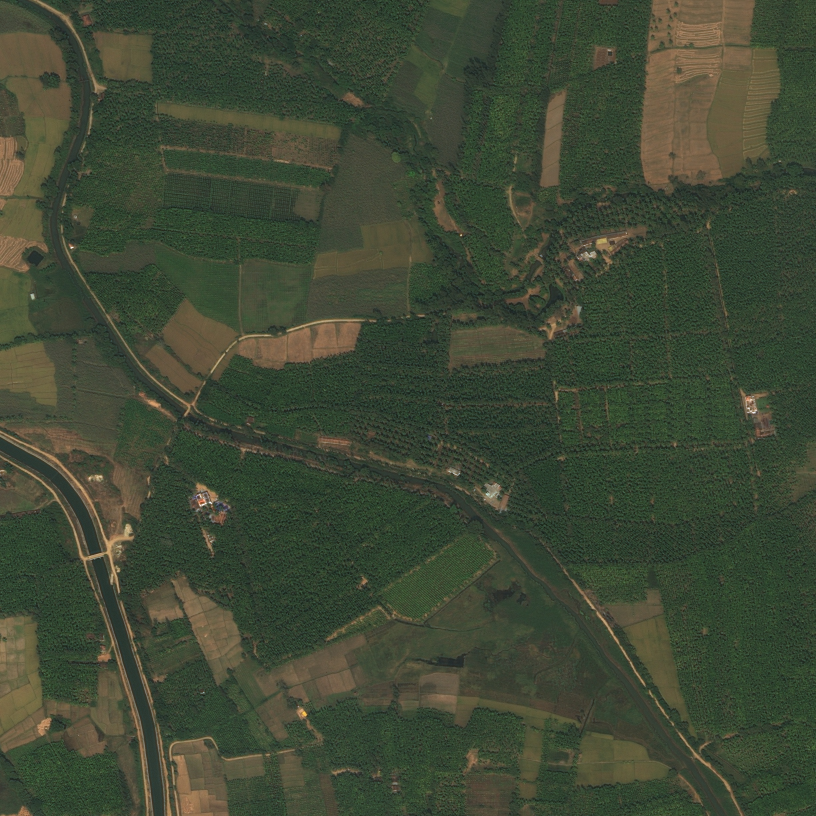
#> input picture data/images/2cru.jpg, 2448 x 2448 px (shown at 1/3 size); its folder holds only this picture in this run
$ python -i utils.py   (imports and definitions only)
#> lines starting #> are read from the running program, lines starting #| are printed output that depends on the picture; after the words box and inside, x2 and y2 are one past the last pixel; in counts of white or black regions, pixels touching at a corner belong together
import json
import random
import shutil
from collections import defaultdict
from pathlib import Path
from typing import Dict, Iterable, List, Tuple

import cv2
import numpy as np
from PIL import Image
import tensorflow as tf

CLASS_NAMES = ["aprovar", "rejeitar", "revisar"]
IMG_SIZE = (224, 224)
VALIDATION_SPLIT = 0.2
RANDOM_SEED = 42


def ensure_rgb_pil(image: Image.Image) -> Image.Image:
    return image.convert("RGB")


def load_image_pil(image_path: str | Path) -> Image.Image:
    return ensure_rgb_pil(Image.open(image_path))


def pil_or_array_to_rgb_array(image: Image.Image | np.ndarray) -> np.ndarray:
    if isinstance(image, np.ndarray):
        array = image.astype(np.uint8)
        if array.ndim == 2:
            return np.stack([array, array, array], axis=-1)
        if array.shape[-1] == 4:
            return np.asarray(Image.fromarray(array, mode="RGBA").convert("RGB"), dtype=np.uint8)
        return array[:, :, :3]
    return np.asarray(ensure_rgb_pil(image), dtype=np.uint8)


# [9 lines left out: function prepare_image_for_model, not called in this run]


def split_side_by_side_image(image: Image.Image | np.ndarray) -> tuple[np.ndarray, np.ndarray]:
    rgb = pil_or_array_to_rgb_array(image)
    _height, width = rgb.shape[:2]
#> width = 2448
    mid = max(1, width // 2)
#> mid = 1224
    left = rgb[:, :mid]
    right = rgb[:, mid:]
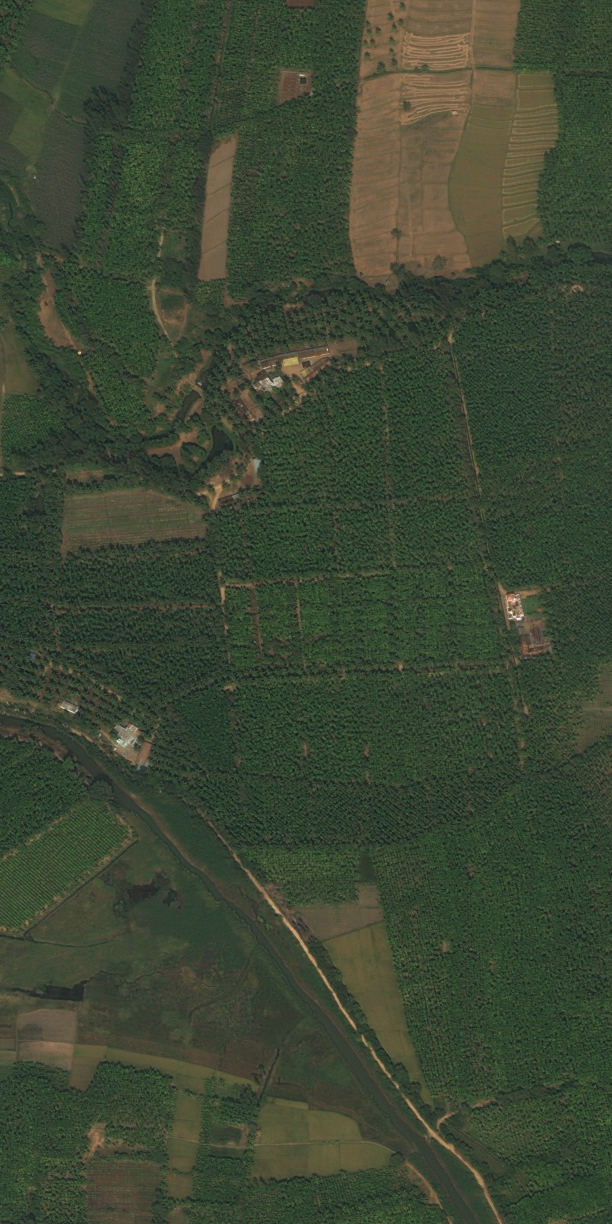
#> right: shape (2448, 1224, 3) (shown at 1/2 size); mean R, G, B 60.6, 70.9, 51.5
    if right.size == 0:
        right = left.copy()
    return left, right


def estimate_non_satellite_score(image: Image.Image | np.ndarray) -> Dict[str, float | bool]:
    original_half, _ = split_side_by_side_image(image)
    resized = cv2.resize(original_half, (224, 224), interpolation=cv2.INTER_AREA)
    gray = cv2.cvtColor(resized, cv2.COLOR_RGB2GRAY)

    border = np.concatenate(
        [
            gray[:24, :].ravel(),
            gray[-24:, :].ravel(),
            gray[:, :24].ravel(),
            gray[:, -24:].ravel(),
        ]
    )
    center = gray[56:168, 56:168]
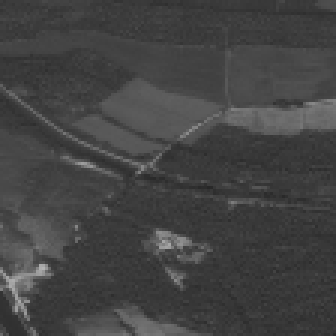
#> center: shape (112, 112) (shown 3 times larger); min 39, max 179, mean 67
    upper_half = gray[:112, :]
    lower_half = gray[112:, :]
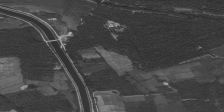
#> lower_half: shape (112, 224); min 39, max 179, mean 69.5

    border_std = float(np.std(border) / 255.0)
#> border_std = 0.0653
    center_std = float(np.std(center) / 255.0)
#> center_std = 0.0612
    border_mean = float(np.mean(border) / 255.0)
#> border_mean = 0.278
    white_ratio = float(np.mean(gray > 235))
#> white_ratio = 0

    edges = cv2.Canny(gray, 80, 160)
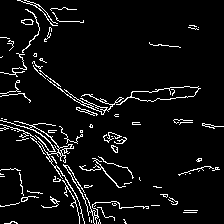
#> edges: shape (224, 224); 5.8% white in thin lines or dots
    edge_density = float(np.mean(edges > 0))
#> edge_density = 0.0584
    upper_edge_density = float(np.mean(cv2.Canny(upper_half, 80, 160) > 0))
#> upper_edge_density = 0.043
    lower_edge_density = float(np.mean(cv2.Canny(lower_half, 80, 160) > 0))
#> lower_edge_density = 0.0739

    rgb = resized.astype(np.float32)
    border_rgb = np.concatenate(
        [
            rgb[:24, :, :].reshape(-1, 3),
            rgb[-24:, :, :].reshape(-1, 3),
            rgb[:, :24, :].reshape(-1, 3),
            rgb[:, -24:, :].reshape(-1, 3),
        ],
        axis=0,
    )
    center_rgb = rgb[56:168, 56:168, :].reshape(-1, 3)
    border_rgb_mean = border_rgb.mean(axis=0)
#> border_rgb_mean = [68.3, 75.35, 55.18]
    center_rgb_mean = center_rgb.mean(axis=0)
#> center_rgb_mean = [62.66, 72.04, 52.74]
    color_gap = float(np.linalg.norm(center_rgb_mean - border_rgb_mean) / (255.0 * np.sqrt(3.0)))
#> color_gap = 0.0158

    distance_map = np.linalg.norm(rgb - border_rgb_mean.reshape(1, 1, 3), axis=2)
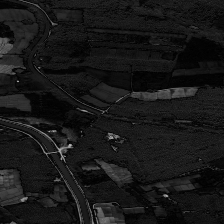
#> distance_map: shape (224, 224) float32; min 0.496, max 185.1, mean 24.1
    foreground_mask = distance_map > 45.0
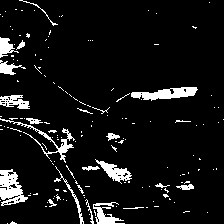
#> foreground_mask: shape (224, 224) bool; 7.9% white; 158 white regions (135 under 20 px), largest, box (x1, y1, x2, y2) and area: (0, 169, 28, 206) 592, (131, 87, 198, 101) 524, (0, 118, 75, 163) 399
    center_foreground_ratio = float(np.mean(foreground_mask[56:168, 56:168]))
#> center_foreground_ratio = 0.0635
    border_foreground_ratio = float(
        np.mean(
            np.concatenate(
                [
                    foreground_mask[:24, :].ravel(),
                    foreground_mask[-24:, :].ravel(),
                    foreground_mask[:, :24].ravel(),
                    foreground_mask[:, -24:].ravel(),
                ]
            )
        )
    )
#> border_foreground_ratio = 0.0922

    edge_mask = (edges > 0).astype(np.uint8) * 255
    edge_mask = cv2.dilate(edge_mask, np.ones((3, 3), np.uint8), iterations=1)
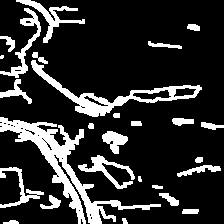
#> edge_mask: shape (224, 224); 18% white; 27 white regions (1 under 20 px)
    contours, _ = cv2.findContours(edge_mask, cv2.RETR_EXTERNAL, cv2.CHAIN_APPROX_SIMPLE)
#> contours = 27 contours, 3 with area under 20; largest, box (x1, y1, x2, y2) and area: (0, 117, 161, 224) 2778, (31, 60, 202, 117) 1825, (16, 0, 85, 43) 478, (0, 8, 41, 78) 476, (78, 155, 135, 189) 431
    largest_center_contour_ratio = 0.0
    for contour in contours:
        area = cv2.contourArea(contour)
        if area < 250:
            continue
        x, y, w, h = cv2.boundingRect(contour)
        cx = (x + w / 2.0) / 224.0
        cy = (y + h / 2.0) / 224.0
        ratio = area / float(224 * 224)
        if 0.2 <= cx <= 0.8 and 0.2 <= cy <= 0.9:
            largest_center_contour_ratio = max(largest_center_contour_ratio, float(ratio))
#> this loop made 27 passes
#> (area, x, y, w, h, cx, cy, ratio) on passes 11, 12, 17, 20: (431, 78, 155, 57, 34, 0.475, 0.768, 0.00859), (298.5, 102, 131, 26, 23, 0.513, 0.636, 0.00595), (2777.5, 0, 117, 161, 107, 0.359, 0.761, 0.0554), (1825, 31, 60, 171, 57, 0.52, 0.395, 0.0364)
#> area on passes 1, 3, 4, 5, 6, 9: 30, 61, 111.5, 101, 23, 163

    score = 0.0
    if white_ratio > 0.35:
        score += 0.30
    if border_mean > 0.72 and border_std < 0.08:
        score += 0.20
    if center_std > border_std * 1.8:
        score += 0.10
    if edge_density < 0.08:
        score += 0.10
    if color_gap > 0.18:
        score += 0.15
    if center_foreground_ratio > max(0.18, border_foreground_ratio * 1.8):
        score += 0.20
    if lower_edge_density > max(0.12, upper_edge_density * 1.6):
        score += 0.15
    if 0.05 < largest_center_contour_ratio < 0.55:
        score += 0.15

    score = float(np.clip(score, 0.0, 1.0))
    return {
        "score": score,
        "white_ratio": white_ratio,
        "border_mean": border_mean,
        "border_std": border_std,
        "center_std": center_std,
        "edge_density": edge_density,
        "upper_edge_density": upper_edge_density,
        "lower_edge_density": lower_edge_density,
        "color_gap": color_gap,
        "center_foreground_ratio": center_foreground_ratio,
        "border_foreground_ratio": border_foreground_ratio,
        "largest_center_contour_ratio": largest_center_contour_ratio,
        "is_likely_non_satellite": score >= 0.55,
    }


# [5 lines left out: function save_classes_json, not called in this run]


def load_classes_json(input_path: str | Path) -> Dict[int, str]:
    data = json.loads(Path(input_path).read_text(encoding="utf-8"))
    return {int(idx): name for idx, name in data.items()}


# [117 lines left out: functions count_images_by_class, _collect_class_files, split_dataset_if_needed, build_datasets_from_directory, summarize_split_counts, not called in this run]

>>> import cv2
>>> picture = cv2.cvtColor(cv2.imread('../../data/images/2cru.jpg'), cv2.COLOR_BGR2RGB)
>>> result = estimate_non_satellite_score(picture)
#> result = 13 items

$ run again, on data/images/3cru.jpg
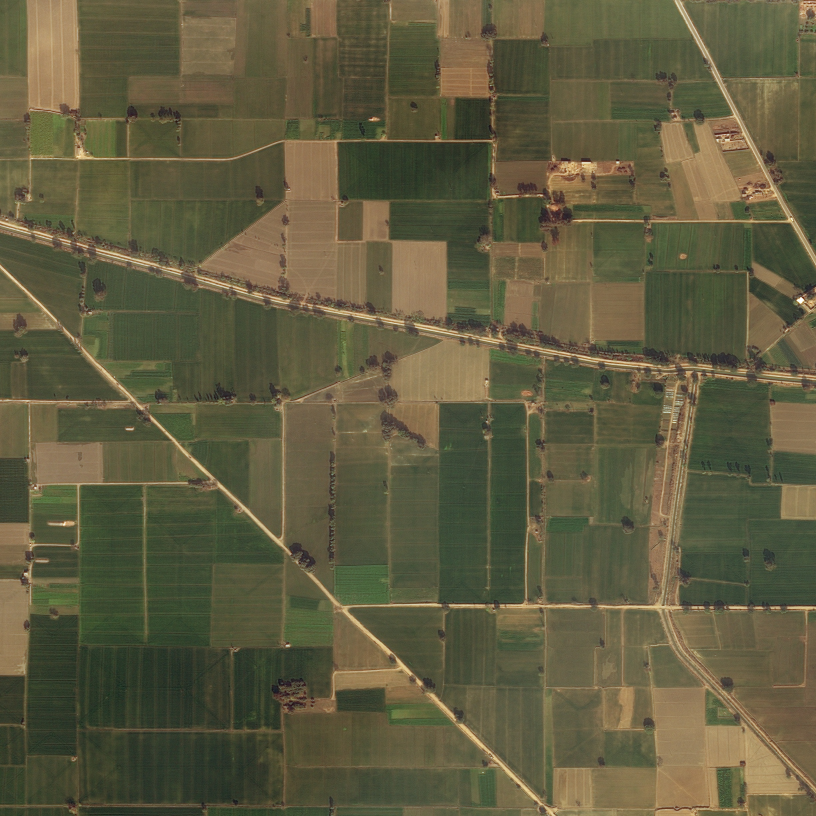
#> input picture data/images/3cru.jpg, 2448 x 2448 px (shown at 1/3 size)
#> border_std = 0.0989
#> center_std = 0.0764
#> border_mean = 0.339
#> white_ratio = 0
#> in estimate_non_satellite_score, `edges = cv2.Canny(gray, 80, 160)`:
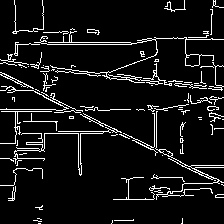
#> edges: shape (224, 224); 8.1% white in thin lines or dots
#> edge_density = 0.0809
#> upper_edge_density = 0.0917
#> lower_edge_density = 0.0686
#> border_rgb_mean = [92.81, 88.08, 61.38]
#> center_rgb_mean = [89.54, 89.53, 62.4]
#> color_gap = 0.00843
#> foreground_mask: shape (224, 224) bool; 26.9% white; 165 white regions (135 under 20 px), largest, box (x1, y1, x2, y2) and area: (15, 169, 148, 224) 4695, (109, 38, 213, 85) 2166, (14, 0, 44, 33) 875
#> center_foreground_ratio = 0.126
#> border_foreground_ratio = 0.304
#> in estimate_non_satellite_score, `edge_mask = cv2.dilate(edge_mask, np.ones((3, 3), np.uint8), iteration..`:
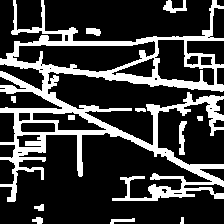
#> edge_mask: shape (224, 224); 23.4% white; 12 white regions
#> contours = 11 contours, 2 with area under 20; largest, box (x1, y1, x2, y2) and area: (0, 0, 224, 202) 15225, (179, 121, 187, 155) 127, (163, 0, 187, 13) 117, (86, 28, 101, 36) 74, (110, 218, 135, 224) 54
#> the loop in estimate_non_satellite_score, `for contour in contours:` made 11 passes
#> (area, x, y, w, h, cx, cy, ratio) on pass 11: (15225, 0, 0, 224, 202, 0.5, 0.451, 0.303)
#> result = 13 items

$ run again, on data/images/4cru.jpg
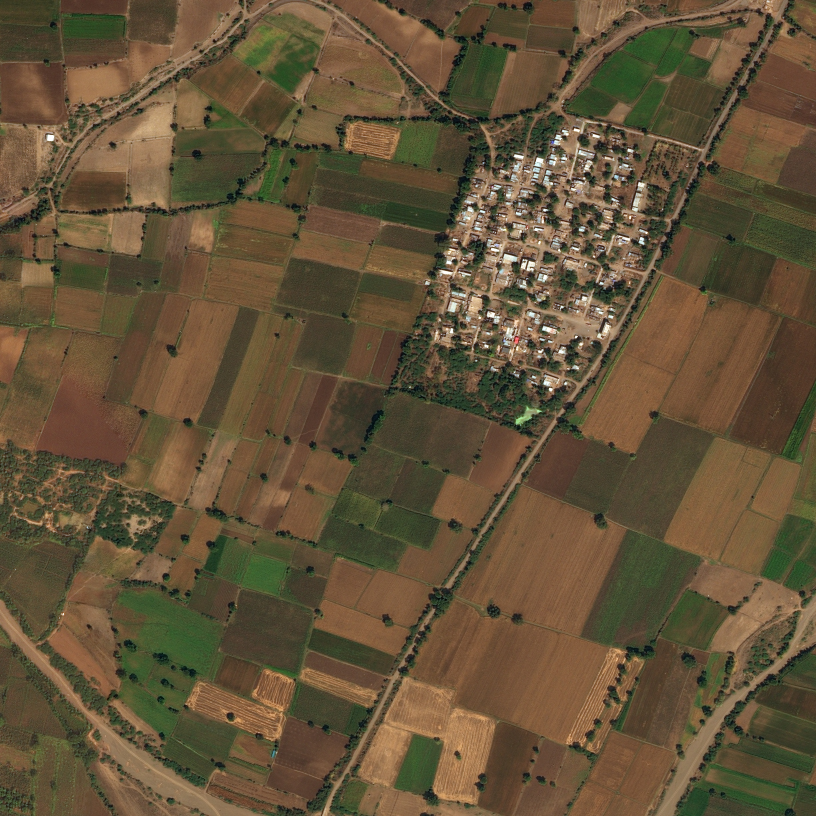
#> input picture data/images/4cru.jpg, 2448 x 2448 px (shown at 1/3 size)
#> border_std = 0.0865
#> center_std = 0.0644
#> border_mean = 0.336
#> white_ratio = 5.98e-05
#> in estimate_non_satellite_score, `edges = cv2.Canny(gray, 80, 160)`:
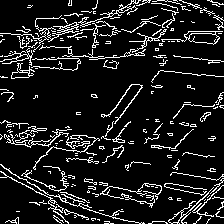
#> edges: shape (224, 224); 11.4% white in thin lines or dots
#> edge_density = 0.114
#> upper_edge_density = 0.11
#> lower_edge_density = 0.119
#> border_rgb_mean = [101, 83.4, 56.9]
#> center_rgb_mean = [100.1, 81.79, 54.46]
#> color_gap = 0.00689
#> foreground_mask: shape (224, 224) bool; 20.8% white; 491 white regions (436 under 20 px), largest, box (x1, y1, x2, y2) and area: (15, 7, 118, 71) 1708, (0, 165, 141, 224) 901, (193, 186, 224, 224) 511
#> center_foreground_ratio = 0.12
#> border_foreground_ratio = 0.254
#> in estimate_non_satellite_score, `edge_mask = cv2.dilate(edge_mask, np.ones((3, 3), np.uint8), iteration..`:
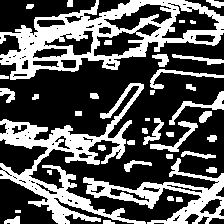
#> edge_mask: shape (224, 224); 34.6% white; 39 white regions (3 under 20 px)
#> contours = 36 contours, 4 with area under 20; largest, box (x1, y1, x2, y2) and area: (0, 0, 224, 80) 10010, (0, 83, 146, 224) 4874, (83, 158, 224, 224) 2750, (169, 91, 224, 125) 288, (150, 121, 198, 152) 269
#> the loop in estimate_non_satellite_score, `for contour in contours:` made 36 passes
#> (area, x, y, w, h, cx, cy, ratio) on passes 9, 17, 28: (2750.5, 83, 158, 141, 66, 0.685, 0.853, 0.0548), (269, 150, 121, 48, 31, 0.777, 0.609, 0.00536), (4874, 0, 83, 146, 141, 0.326, 0.685, 0.0971)
#> result = 13 items

$ run again, on data/images/5cru.jpg
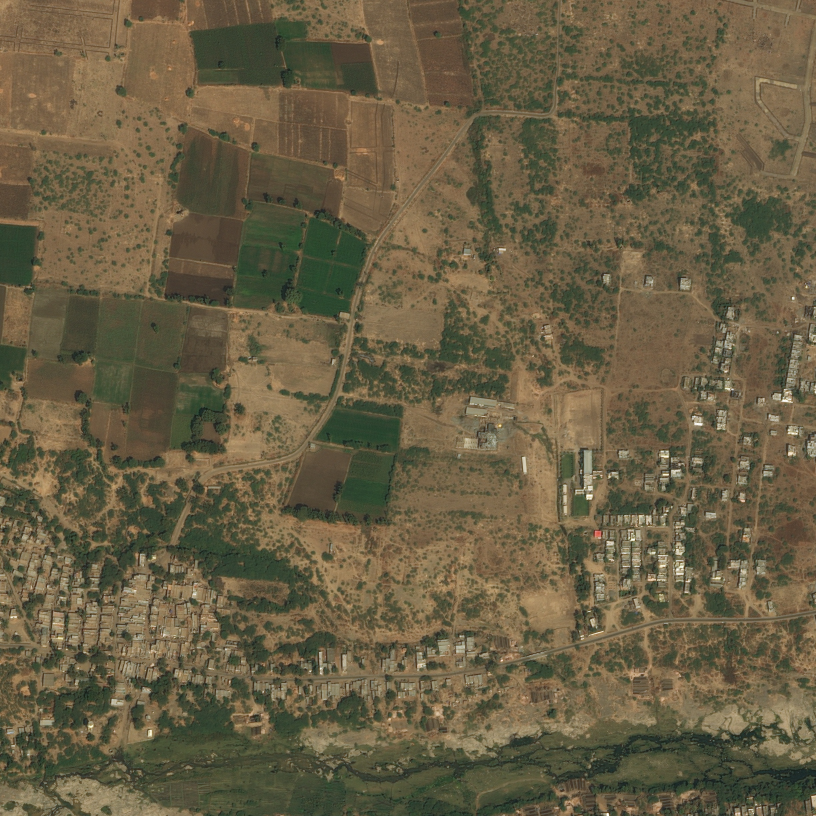
#> input picture data/images/5cru.jpg, 2448 x 2448 px (shown at 1/3 size)
#> border_std = 0.0849
#> center_std = 0.0904
#> border_mean = 0.364
#> white_ratio = 0
#> edges: shape (224, 224); 16.8% white in thin lines or dots
#> edge_density = 0.168
#> upper_edge_density = 0.093
#> lower_edge_density = 0.242
#> border_rgb_mean = [103, 92.9, 66.61]
#> center_rgb_mean = [96.71, 88.89, 63.85]
#> color_gap = 0.018
#> foreground_mask: shape (224, 224) bool; 30.9% white; 805 white regions (707 under 20 px), largest, box (x1, y1, x2, y2) and area: (130, 56, 202, 88) 1305, (106, 6, 183, 24) 847, (175, 110, 221, 144) 812
#> center_foreground_ratio = 0.332
#> border_foreground_ratio = 0.29
#> in estimate_non_satellite_score, `edge_mask = cv2.dilate(edge_mask, np.ones((3, 3), np.uint8), iteration..`:
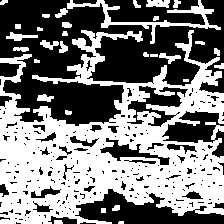
#> edge_mask: shape (224, 224); 48.8% white; 31 white regions (2 under 20 px)
#> contours = 31 contours, 11 with area under 20; largest, box (x1, y1, x2, y2) and area: (0, 30, 224, 224) 24419, (67, 0, 221, 44) 802, (146, 0, 170, 8) 122, (6, 32, 38, 41) 106, (159, 53, 181, 64) 77
#> the loop in estimate_non_satellite_score, `for contour in contours:` made 31 passes
#> (area, x, y, w, h, cx, cy, ratio) on pass 20: (24419, 0, 30, 224, 194, 0.5, 0.567, 0.487)
#> result = 13 items
